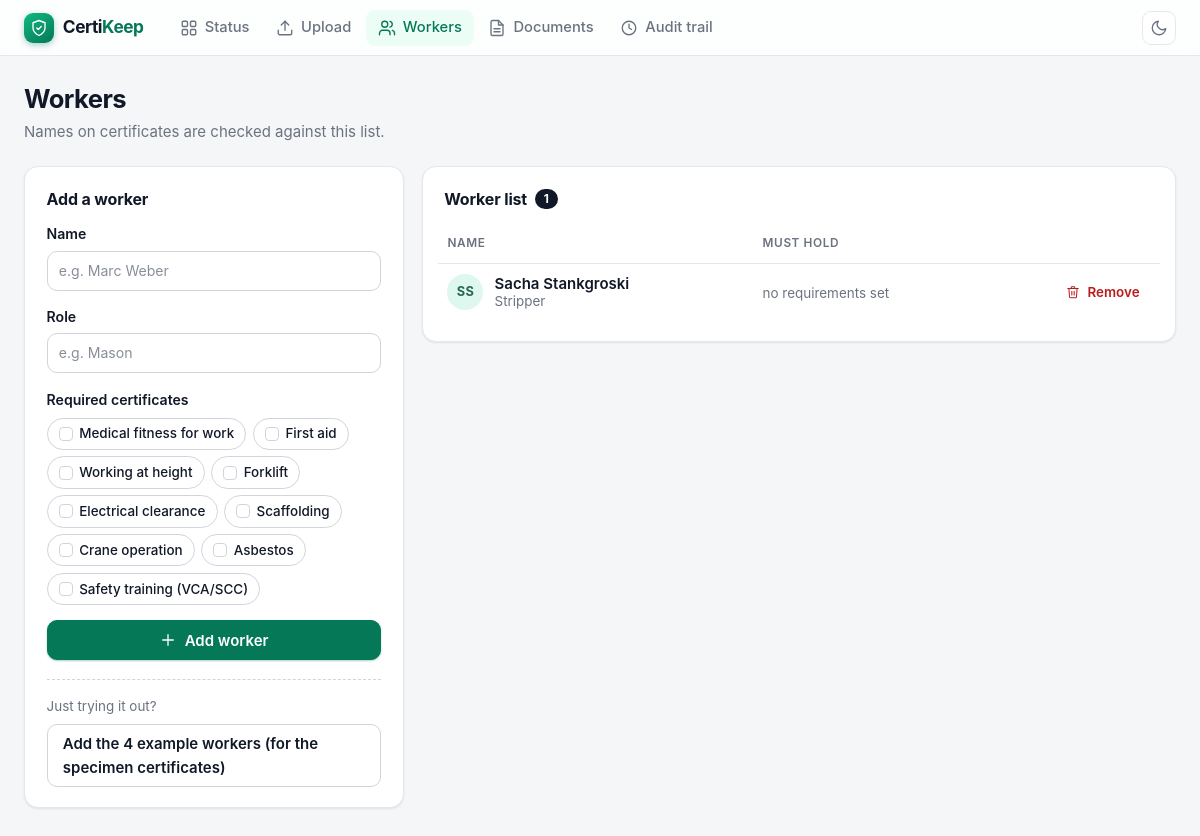
The page /workers on the database its author committed.
### tables this page shows
CREATE TABLE workers (
    id          INTEGER PRIMARY KEY,
    name        TEXT NOT NULL UNIQUE,
    role        TEXT NOT NULL DEFAULT '',
    created_at  TEXT NOT NULL
);

### certikeep/__init__.py (the view, shortened to what this page needs)
    @app.route("/workers", methods=["GET", "POST"])
    def workers_page():
        db = get_db()
        reqs = {}
        for r in db.execute("SELECT * FROM requirements"):
            reqs.setdefault(r["worker_id"], []).append(r["cert_type"])
        return render_template("workers.html", workers=workers(), reqs=reqs)

### certikeep/db.py (called while the page is built)
def get_db() -> sqlite3.Connection:
    if "db" not in g:
        g.db = sqlite3.connect(current_app.config["DATABASE"], timeout=15)
        g.db.row_factory = sqlite3.Row
        g.db.execute("PRAGMA foreign_keys = ON")
    return g.db

### certikeep/icons.py (called while the page is built)
def icon(name: str, cls: str = "") -> Markup:
    return Markup(f'<svg class="ic {cls}" viewBox="0 0 24 24" width="18" height="18" fill="none" '
                  f'stroke="currentColor" stroke-width="1.8" stroke-linecap="round" stroke-linejoin="round" '
                  f'aria-hidden="true">{_ICONS[name]}</svg>')

### certikeep/templates/workers.html (shortened to what this page needs)
{% extends "base.html" %}
{% block content %}
<div class="pagehead">
  <div>
    <h1>Workers</h1>
    <p class="sub">Names on certificates are checked against this list.</p>
  </div>
</div>
<div class="grid2">
<section class="card">
  <h2>Add a worker</h2>
  <form method="post" class="form">
    <label>Name <input name="name" required placeholder="e.g. Marc Weber"></label>
    <label>Role <input name="role" placeholder="e.g. Mason"></label>
    <fieldset><legend>Required certificates</legend>
      <div class="choices">
      {% for key, label in CERT_TYPES.items() if key != 'other' %}
        <label class="check"><input type="checkbox" name="required" value="{{ key }}"><span>{{ label }}</span></label>
      {% endfor %}
      </div>
    </fieldset>
    <button class="btn primary">{{ icon('plus') }}Add worker</button>
  </form>
  <form method="post" action="{{ url_for('add_demo_workers') }}" class="demo">
    <p class="muted small">Just trying it out?</p>
    <button class="btn">Add the 4 example workers (for the specimen certificates)</button>
  </form>
</section>
<section class="card">
  <h2>Worker list <span class="pill">{{ workers|length }}</span></h2>
  {% if workers %}
  <div class="table-wrap">
  <table>
    <thead><tr><th>Name</th><th>Must hold</th><th></th></tr></thead>
    <tbody>
    {% for w in workers %}
      <tr>
        <td><div class="person">
          <span class="avatar" style="--h: {{ w.name|hue }}">{{ w.name|initials }}</span>
          <span><b class="name">{{ w.name }}</b><span class="muted small">{{ w.role }}</span></span>
        </div></td>
        <td>{% for t in reqs.get(w.id, []) %}<span class="tag">{{ CERT_TYPES[t] }}</span>{% else %}<span class="muted small">no requirements set</span>{% endfor %}</td>
        <td class="right"><form method="post" action="{{ url_for('delete_worker', worker_id=w.id) }}" data-confirm="Remove {{ w.name }}?">
          <button class="btn small ghost danger" aria-label="Remove {{ w.name }}">{{ icon('trash') }}Remove</button></form></td>
      </tr>
    {% endfor %}
    </tbody>
  </table>
  </div>
  {% else %}
    <div class="empty">
      <span class="empty-ic">{{ icon('users') }}</span>
      <p><b>No workers yet.</b><br><span class="muted">Add your first worker on the left, or load the example workers.</span></p>
    </div>
  {% endif %}
</section>
</div>
{% endblock %}

### rows shown on the page
workers: name|initials "SS", name "Sacha Stankgroski", role "Stripper"

### other values the page prints
{{ label }} "Medical fitness for work" "First aid" "Working at height" "Forklift" "Electrical clearance" "Scaffolding" "Crane operation" "Asbestos" "Safety training (VCA/SCC)"
{{ workers|length }} "1"
